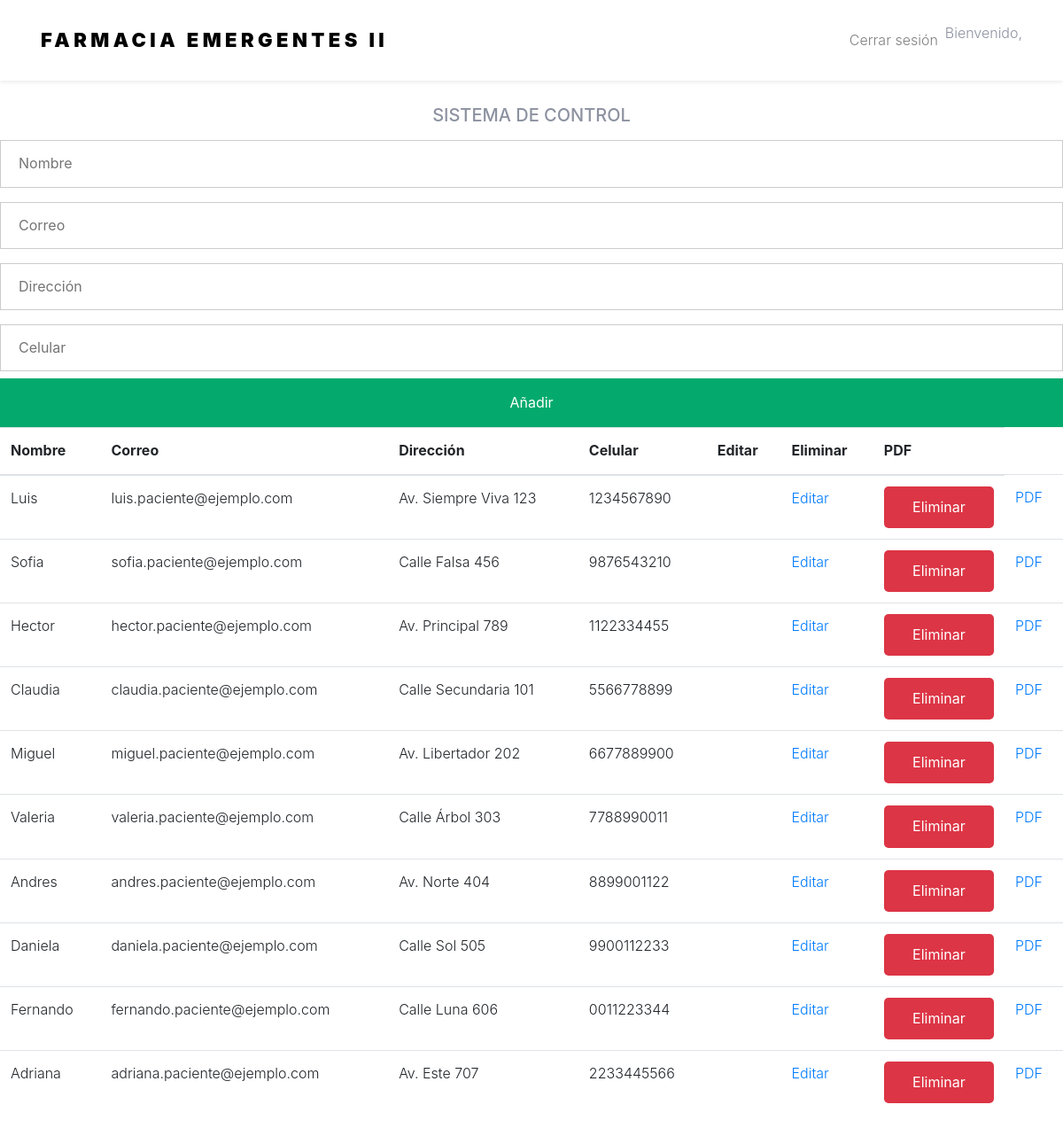
Screenshot of /control.html with the database file from the repository.
### tables this page shows
CREATE TABLE Pacientes (
            id INTEGER PRIMARY KEY AUTOINCREMENT,
            nombre TEXT,
            correo TEXT,
            direccion TEXT,
            contrasena TEXT,
            celular TEXT
        );

### app.py (the view)
@app.route('/control.html')
def control():
    pacientes = consultar_paciente()  # Usando la función del archivo db_functions.py
    return render_template('control.html', pacientes=pacientes)

### db_functions.py (called while the page is built)
def obtener_conexion():
    conexion = sqlite3.connect('mi_farmacia.db')
    conexion.row_factory = sqlite3.Row  # Para acceder a las columnas por nombre
    return conexion

def consultar_paciente():
    conexion = obtener_conexion()
    cursor = conexion.cursor()
    cursor.execute("SELECT id, nombre, correo, direccion, celular FROM Pacientes")
    pacientes = cursor.fetchall()  # Obtener todos los resultados
    conexion.close()
    return pacientes

### templates/control.html (shortened to what this page needs)
<!DOCTYPE html>
<html lang="ES-MX">
<head>
  <link rel="stylesheet" href="../static/fonts/icomoon/style.css">
  <link rel="stylesheet" href="../static/css/bootstrap.min.css">
  <link rel="stylesheet" href="../static/css/magnific-popup.css">
  <link rel="stylesheet" href="../static/css/jquery-ui.css">
  <link rel="stylesheet" href="../static/css/owl.carousel.min.css">
  <link rel="stylesheet" href="../static/css/owl.theme.default.min.css">
  <link rel="stylesheet" href="../static/css/bootstrap/bootstrap.css">
  <link rel="stylesheet" href="../static/css/aos.css">
  <link rel="stylesheet" href="../static/css/style.css">
</head>
<body>
  <header>
    <nav class="navbar navbar-expand-lg navbar-light shadow-sm">
      <div class="container">
        <div class="logo">
          <div class="site-logo">
            <a href="index.html" class="js-logo-clone">FARMACIA EMERGENTES II</a>
          </div>
        </div>
        <div class="collapse navbar-collapse" id="navbarSupport">
          <ul class="navbar-nav ml-auto">
			      <li class="nav-item">
              <a class="nav-link" href="index.html">Cerrar sesi&oacute;n</a>
            </li>
            <li class="nav-item">
              <a lass="nav-link">Bienvenido, {{session['nombre'] }}</a>
            </li>
          </ul>
        </div>
      </div>
    </nav>
  </header>
  <br>
  <h5 style="text-align: center;">SISTEMA DE CONTROL</h5>
  <section>
    <form action="/guardar_paciente" method="POST" autocomplete="off">
        <input type="text" name="nombre" id="nombre"
        placeholder="Nombre">
        <input type="text" name="correo" id="correo"
        placeholder="Correo">
        <input type="text" name="direccion" id="direccion"
        placeholder="Direcci&oacute;n">
        <input type="text" name="celular" id="celular"
        placeholder="Celular">
        <button class="boton"
        type="submit">Añadir</button>
    </form>
</section>
<section class="section">
            <table class="table">
                <thead>
                    <tr>
                        <th>Nombre</th>
                        <th>Correo</th>
                        <th>Direcci&oacute;n</th>
                        <th>Celular</th>
                        <th>Editar</th>
                        <th>Eliminar</th>
                        <th>PDF</th>
                    </tr>
                </thead>
                <tbody>
                  {% for paciente in pacientes %}
                    <tr>
                        <td>{{paciente[1]}}</td>
                        <td>{{paciente[2]}}</td>
                        <td>{{paciente[3]}}</td>
                        <td>{{paciente[4]}}</td>
                        <td>{{paciente[5]}}</td>
                        <td>
                          <p><a style="text-decoration: none;" href="{{url_for('editar_paciente', id=paciente[0])}}">Editar</a></p>
                        </td>
                        <td>
                          <form action="{{url_for('eliminar_paciente_route')}}" method="POST">
                            <button class="button btn-elimina">Eliminar</button>
                        </form>
                        </td>
                        <td>
                          <p><a style="text-decoration: none;" href="#">PDF</a></p>
                        </td>
                    </tr>
                    {% endfor %}
                </tbody>
            </table>
</section>
</body>
</html>

### static/css/style.css (style rules this page uses)
body { line-height: 1.7; color: #8c92a0; font-weight: 300; font-size: 16px; }
input[type=text], input[type=password] { width: 100%; padding: 12px 20px; margin: 8px 0; display: inline-block; border: 1px solid #ccc; box-sizing: border-box; }
button { background-color: #04AA6D; color: white; padding: 14px 20px; margin: 0px 0; border: none; cursor: pointer; width: 100%; }
.container { padding: 16px; }
a { -webkit-transition: .3s all ease; -o-transition: .3s all ease; transition: .3s all ease; }
.site-logo a { text-transform: uppercase; letter-spacing: .2em; font-size: 22px; color: #000 !important; font-weight: 900; }

### rows the page displays
Pacientes: nombre "Luis", correo "luis.paciente@ejemplo.com", direccion "Av. Siempre Viva 123", celular "1234567890"
Pacientes: nombre "Sofia", correo "sofia.paciente@ejemplo.com", direccion "Calle Falsa 456", celular "9876543210"
Pacientes: nombre "Hector", correo "hector.paciente@ejemplo.com", direccion "Av. Principal 789", celular "1122334455"
Pacientes: nombre "Claudia", correo "claudia.paciente@ejemplo.com", direccion "Calle Secundaria 101", celular "5566778899"
Pacientes: nombre "Miguel", correo "miguel.paciente@ejemplo.com", direccion "Av. Libertador 202", celular "6677889900"
Pacientes: nombre "Valeria", correo "valeria.paciente@ejemplo.com", direccion "Calle Árbol 303", celular "7788990011"
Pacientes: nombre "Andres", correo "andres.paciente@ejemplo.com", direccion "Av. Norte 404", celular "8899001122"
Pacientes: nombre "Daniela", correo "daniela.paciente@ejemplo.com", direccion "Calle Sol 505", celular "9900112233"
Pacientes: nombre "Fernando", correo "fernando.paciente@ejemplo.com", direccion "Calle Luna 606", celular "0011223344"
Pacientes: nombre "Adriana", correo "adriana.paciente@ejemplo.com", direccion "Av. Este 707", celular "2233445566"
